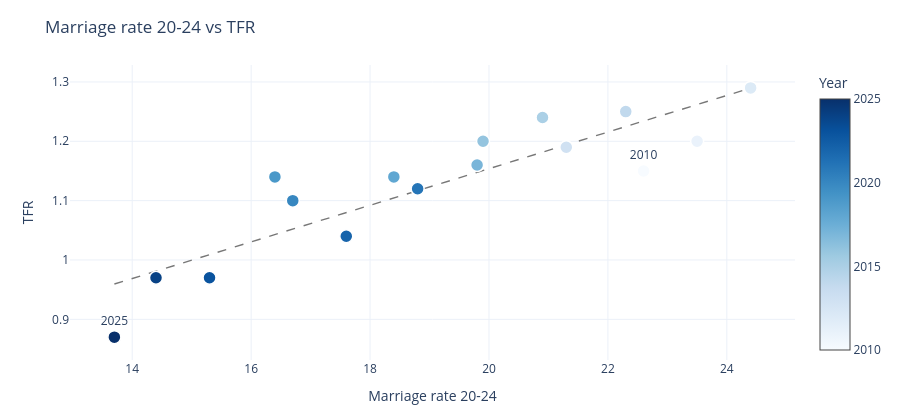
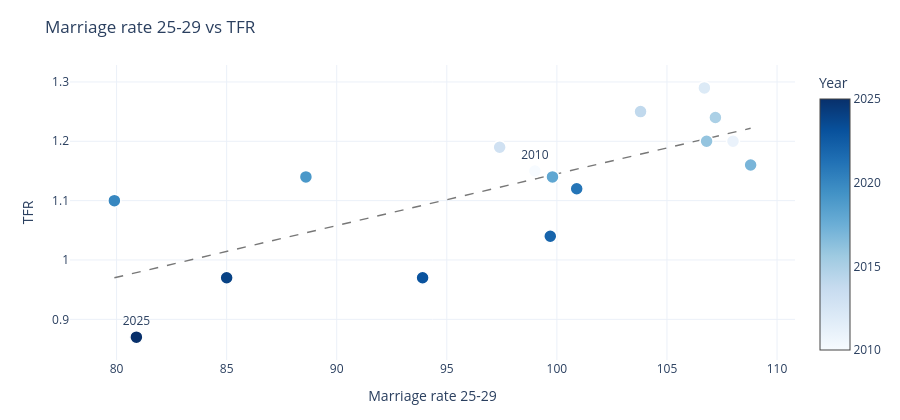
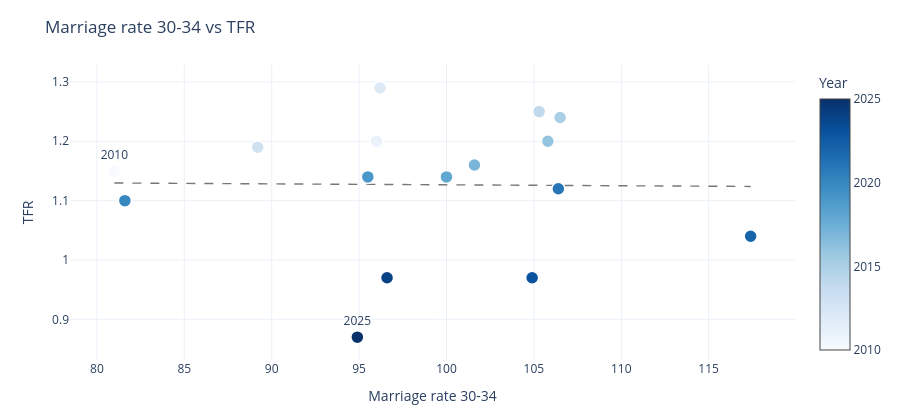
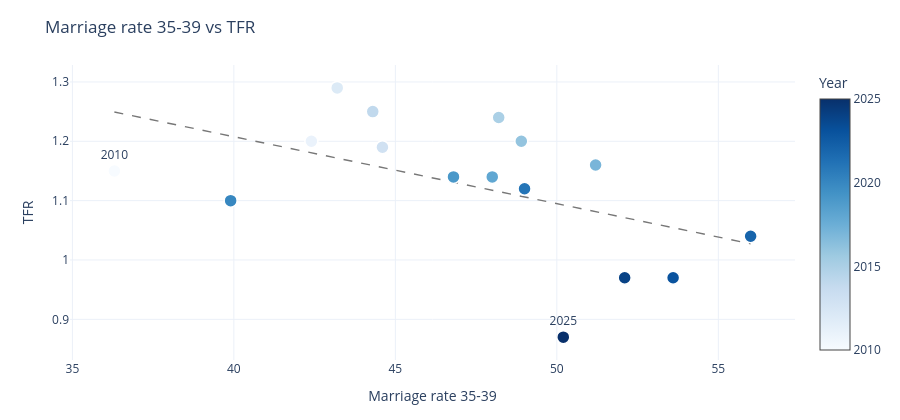

Notebook code cell kept with these figures, in order:
### Markdown cell above
## Figure 5 — Marriage vs TFR

### Code cell
# Figure 5 now shows ALL female age-specific marriage-rate groups vs TFR.

AGE_RATE_SERIES = [
    "F_Marriage_Rate_20_24",
    "F_Marriage_Rate_25_29",
    "F_Marriage_Rate_30_34",
    "F_Marriage_Rate_35_39",
    "F_Marriage_Rate_40_44",
]

age_summary = []

for series in AGE_RATE_SERIES:
    d5 = pair(df, series, LINK_MODE, LAG)

    if len(d5) < 4:
        print(f"{SHORT[series]}: not enough overlapping years.")
        continue

    r5, p5, n5 = corr_test(d5["x"], d5["y"])

    # Regression line
    b, a = np.polyfit(d5["x"], d5["y"], 1)
    xs = np.linspace(d5["x"].min(), d5["x"].max(), 50)

    fig = go.Figure()

    if LINK_MODE != "Levels":
        fig.add_hline(y=0, line=dict(color="#cccccc", width=1))
        fig.add_vline(x=0, line=dict(color="#cccccc", width=1))

    fig.add_trace(
        go.Scatter(
            x=xs,
            y=a + b * xs,
            mode="lines",
            line=dict(color="#777777", dash="dash", width=1.4),
            hoverinfo="skip",
            showlegend=False,
        )
    )

    years = d5.index.values
    ends = {years.min(), years.max()}

    fig.add_trace(
        go.Scatter(
            x=d5["x"],
            y=d5["y"],
            mode="markers+text",
            text=[str(y) if y in ends else "" for y in years],
            textposition="top center",
            customdata=years,
            marker=dict(
                size=13,
                color=years,
                colorscale="Blues",
                line=dict(color="white", width=1.5),
                showscale=True,
                colorbar=dict(title="Year"),
            ),
            hovertemplate=(
                "<b>%{customdata}</b><br>"
                + SHORT[series]
                + ": %{x:,.2f}<br>TFR: %{y:,.3f}<extra></extra>"
            ),
            showlegend=False,
        )
    )

    suffix = "" if LINK_MODE == "Levels" else " (change vs previous year)"

    fig.update_layout(
        title=f"{SHORT[series]} vs TFR",
        template="plotly_white",
        height=420,
        margin=dict(l=70, r=50, t=65, b=60),
    )
    fig.update_xaxes(title_text=SHORT[series] + suffix)
    fig.update_yaxes(
        title_text=("TFR" + (f" {LAG} yr later" if LAG else "")) + suffix
    )

    fig.show()

    significance = (
        "significant" if not np.isnan(p5) and p5 < 0.05
        else "not significant"
    )

    print(
        f"Insight — {SHORT[series]}: r={r5:+.2f}, "
        f"p={p_text(p5)}, n={n5} ({significance})."
    )

    age_summary.append({
        "Age group": SHORT[series].replace("Marriage rate ", ""),
        "r vs TFR": round(r5, 3),
        "p-value": p_text(p5),
        "n": n5,
        "Significant (p<0.05)": "Yes" if significance == "significant" else "No",
    })

# Summary table across all age groups
age_summary_df = pd.DataFrame(age_summary)
display(age_summary_df)

### Figure 1 — Plotly figure (JSON) as saved in the notebook; plotly's stock layout.template omitted (floating-point values rounded to 4 significant figures)
{"data": [{"hoverinfo": "skip", "line": {"color": "#777777", "dash": "dash", "width": 1.4}, "mode": "lines", "showlegend": false, "type": "scatter", "x": [13.7, 13.92, 14.14, 14.36, 14.57, 14.79, 15.01, 15.23, 15.45, 15.67, 15.88, 16.1, 16.32, 16.54, 16.76, 16.98, 17.19, 17.41, 17.63, 17.85, 18.07, 18.29, 18.5, 18.72, 18.94, 19.16, 19.38, 19.6, 19.81, 20.03, 20.25, 20.47, 20.69, 20.91, 21.12, 21.34, 21.56, 21.78, 22.0, 22.22, 22.43, 22.65, 22.87, 23.09, 23.31, 23.53, 23.74, 23.96, 24.18, 24.4], "y": [0.9595, 0.9662, 0.973, 0.9797, 0.9865, 0.9932, 0.9999, 1.007, 1.013, 1.02, 1.027, 1.034, 1.04, 1.047, 1.054, 1.061, 1.067, 1.074, 1.081, 1.088, 1.094, 1.101, 1.108, 1.114, 1.121, 1.128, 1.135, 1.141, 1.148, 1.155, 1.162, 1.168, 1.175, 1.182, 1.189, 1.195, 1.202, 1.209, 1.216, 1.222, 1.229, 1.236, 1.242, 1.249, 1.256, 1.263, 1.269, 1.276, 1.283, 1.29]}, {"customdata": [2010, 2011, 2012, 2013, 2014, 2015, 2016, 2017, 2018, 2019, 2020, 2021, 2022, 2023, 2024, 2025], "hovertemplate": "<b>%{customdata}</b><br>Marriage rate 20-24: %{x:,.2f}<br>TFR: %{y:,.3f}<extra></extra>", "marker": {"color": [2010, 2011, 2012, 2013, 2014, 2015, 2016, 2017, 2018, 2019, 2020, 2021, 2022, 2023, 2024, 2025], "colorbar": {"title": {"text": "Year"}}, "colorscale": [[0, "rgb(247,251,255)"], [0.125, "rgb(222,235,247)"], [0.25, "rgb(198,219,239)"], [0.375, "rgb(158,202,225)"], [0.5, "rgb(107,174,214)"], [0.625, "rgb(66,146,198)"], [0.75, "rgb(33,113,181)"], [0.875, "rgb(8,81,156)"], [1, "rgb(8,48,107)"]], "line": {"color": "white", "width": 1.5}, "showscale": true, "size": 13}, "mode": "markers+text", "showlegend": false, "text": ["2010", "", "", "", "", "", "", "", "", "", "", "", "", "", "", "2025"], "textposition": "top center", "type": "scatter", "x": [22.6, 23.5, 24.4, 21.3, 22.3, 20.9, 19.9, 19.8, 18.4, 16.4, 16.7, 18.8, 17.6, 15.3, 14.4, 13.7], "y": [1.15, 1.2, 1.29, 1.19, 1.25, 1.24, 1.2, 1.16, 1.14, 1.14, 1.1, 1.12, 1.04, 0.97, 0.97, 0.87]}], "layout": {"height": 420, "margin": {"b": 60, "l": 70, "r": 50, "t": 65}, "title": {"text": "Marriage rate 20-24 vs TFR"}, "xaxis": {"title": {"text": "Marriage rate 20-24"}}, "yaxis": {"title": {"text": "TFR"}}}}

### Figure 2 — Plotly figure (JSON) as saved in the notebook; plotly's stock layout.template omitted (floating-point values rounded to 4 significant figures)
{"data": [{"hoverinfo": "skip", "line": {"color": "#777777", "dash": "dash", "width": 1.4}, "mode": "lines", "showlegend": false, "type": "scatter", "x": [79.9, 80.49, 81.08, 81.67, 82.26, 82.85, 83.44, 84.03, 84.62, 85.21, 85.8, 86.39, 86.98, 87.57, 88.16, 88.75, 89.34, 89.93, 90.52, 91.11, 91.7, 92.29, 92.88, 93.47, 94.06, 94.64, 95.23, 95.82, 96.41, 97.0, 97.59, 98.18, 98.77, 99.36, 99.95, 100.5, 101.1, 101.7, 102.3, 102.9, 103.5, 104.1, 104.7, 105.3, 105.9, 106.4, 107.0, 107.6, 108.2, 108.8], "y": [0.97, 0.9751, 0.9803, 0.9854, 0.9905, 0.9957, 1.001, 1.006, 1.011, 1.016, 1.021, 1.027, 1.032, 1.037, 1.042, 1.047, 1.052, 1.057, 1.063, 1.068, 1.073, 1.078, 1.083, 1.088, 1.093, 1.099, 1.104, 1.109, 1.114, 1.119, 1.124, 1.129, 1.134, 1.14, 1.145, 1.15, 1.155, 1.16, 1.165, 1.17, 1.176, 1.181, 1.186, 1.191, 1.196, 1.201, 1.206, 1.212, 1.217, 1.222]}, {"customdata": [2010, 2011, 2012, 2013, 2014, 2015, 2016, 2017, 2018, 2019, 2020, 2021, 2022, 2023, 2024, 2025], "hovertemplate": "<b>%{customdata}</b><br>Marriage rate 25-29: %{x:,.2f}<br>TFR: %{y:,.3f}<extra></extra>", "marker": {"color": [2010, 2011, 2012, 2013, 2014, 2015, 2016, 2017, 2018, 2019, 2020, 2021, 2022, 2023, 2024, 2025], "colorbar": {"title": {"text": "Year"}}, "colorscale": [[0, "rgb(247,251,255)"], [0.125, "rgb(222,235,247)"], [0.25, "rgb(198,219,239)"], [0.375, "rgb(158,202,225)"], [0.5, "rgb(107,174,214)"], [0.625, "rgb(66,146,198)"], [0.75, "rgb(33,113,181)"], [0.875, "rgb(8,81,156)"], [1, "rgb(8,48,107)"]], "line": {"color": "white", "width": 1.5}, "showscale": true, "size": 13}, "mode": "markers+text", "showlegend": false, "text": ["2010", "", "", "", "", "", "", "", "", "", "", "", "", "", "", "2025"], "textposition": "top center", "type": "scatter", "x": [99.0, 108.0, 106.7, 97.4, 103.8, 107.2, 106.8, 108.8, 99.8, 88.6, 79.9, 100.9, 99.7, 93.9, 85.0, 80.9], "y": [1.15, 1.2, 1.29, 1.19, 1.25, 1.24, 1.2, 1.16, 1.14, 1.14, 1.1, 1.12, 1.04, 0.97, 0.97, 0.87]}], "layout": {"height": 420, "margin": {"b": 60, "l": 70, "r": 50, "t": 65}, "title": {"text": "Marriage rate 25-29 vs TFR"}, "xaxis": {"title": {"text": "Marriage rate 25-29"}}, "yaxis": {"title": {"text": "TFR"}}}}

### Figure 3 — Plotly figure (JSON) as saved in the notebook; plotly's stock layout.template omitted (floating-point values rounded to 4 significant figures)
{"data": [{"hoverinfo": "skip", "line": {"color": "#777777", "dash": "dash", "width": 1.4}, "mode": "lines", "showlegend": false, "type": "scatter", "x": [81.0, 81.74, 82.49, 83.23, 83.97, 84.71, 85.46, 86.2, 86.94, 87.69, 88.43, 89.17, 89.91, 90.66, 91.4, 92.14, 92.89, 93.63, 94.37, 95.11, 95.86, 96.6, 97.34, 98.09, 98.83, 99.57, 100.3, 101.1, 101.8, 102.5, 103.3, 104.0, 104.8, 105.5, 106.3, 107.0, 107.7, 108.5, 109.2, 110.0, 110.7, 111.5, 112.2, 112.9, 113.7, 114.4, 115.2, 115.9, 116.7, 117.4], "y": [1.13, 1.13, 1.129, 1.129, 1.129, 1.129, 1.129, 1.129, 1.129, 1.129, 1.128, 1.128, 1.128, 1.128, 1.128, 1.128, 1.128, 1.128, 1.128, 1.127, 1.127, 1.127, 1.127, 1.127, 1.127, 1.127, 1.127, 1.126, 1.126, 1.126, 1.126, 1.126, 1.126, 1.126, 1.126, 1.126, 1.125, 1.125, 1.125, 1.125, 1.125, 1.125, 1.125, 1.125, 1.124, 1.124, 1.124, 1.124, 1.124, 1.124]}, {"customdata": [2010, 2011, 2012, 2013, 2014, 2015, 2016, 2017, 2018, 2019, 2020, 2021, 2022, 2023, 2024, 2025], "hovertemplate": "<b>%{customdata}</b><br>Marriage rate 30-34: %{x:,.2f}<br>TFR: %{y:,.3f}<extra></extra>", "marker": {"color": [2010, 2011, 2012, 2013, 2014, 2015, 2016, 2017, 2018, 2019, 2020, 2021, 2022, 2023, 2024, 2025], "colorbar": {"title": {"text": "Year"}}, "colorscale": [[0, "rgb(247,251,255)"], [0.125, "rgb(222,235,247)"], [0.25, "rgb(198,219,239)"], [0.375, "rgb(158,202,225)"], [0.5, "rgb(107,174,214)"], [0.625, "rgb(66,146,198)"], [0.75, "rgb(33,113,181)"], [0.875, "rgb(8,81,156)"], [1, "rgb(8,48,107)"]], "line": {"color": "white", "width": 1.5}, "showscale": true, "size": 13}, "mode": "markers+text", "showlegend": false, "text": ["2010", "", "", "", "", "", "", "", "", "", "", "", "", "", "", "2025"], "textposition": "top center", "type": "scatter", "x": [81.0, 96.0, 96.2, 89.2, 105.3, 106.5, 105.8, 101.6, 100.0, 95.5, 81.6, 106.4, 117.4, 104.9, 96.6, 94.9], "y": [1.15, 1.2, 1.29, 1.19, 1.25, 1.24, 1.2, 1.16, 1.14, 1.14, 1.1, 1.12, 1.04, 0.97, 0.97, 0.87]}], "layout": {"height": 420, "margin": {"b": 60, "l": 70, "r": 50, "t": 65}, "title": {"text": "Marriage rate 30-34 vs TFR"}, "xaxis": {"title": {"text": "Marriage rate 30-34"}}, "yaxis": {"title": {"text": "TFR"}}}}

### Figure 4 — Plotly figure (JSON) as saved in the notebook; plotly's stock layout.template omitted (floating-point values rounded to 4 significant figures)
{"data": [{"hoverinfo": "skip", "line": {"color": "#777777", "dash": "dash", "width": 1.4}, "mode": "lines", "showlegend": false, "type": "scatter", "x": [36.3, 36.7, 37.1, 37.51, 37.91, 38.31, 38.71, 39.11, 39.52, 39.92, 40.32, 40.72, 41.12, 41.53, 41.93, 42.33, 42.73, 43.13, 43.54, 43.94, 44.34, 44.74, 45.14, 45.55, 45.95, 46.35, 46.75, 47.16, 47.56, 47.96, 48.36, 48.76, 49.17, 49.57, 49.97, 50.37, 50.77, 51.18, 51.58, 51.98, 52.38, 52.78, 53.19, 53.59, 53.99, 54.39, 54.79, 55.2, 55.6, 56.0], "y": [1.249, 1.245, 1.24, 1.236, 1.231, 1.227, 1.222, 1.218, 1.213, 1.209, 1.204, 1.2, 1.195, 1.19, 1.186, 1.181, 1.177, 1.172, 1.168, 1.163, 1.159, 1.154, 1.15, 1.145, 1.141, 1.136, 1.132, 1.127, 1.122, 1.118, 1.113, 1.109, 1.104, 1.1, 1.095, 1.091, 1.086, 1.082, 1.077, 1.073, 1.068, 1.064, 1.059, 1.055, 1.05, 1.045, 1.041, 1.036, 1.032, 1.027]}, {"customdata": [2010, 2011, 2012, 2013, 2014, 2015, 2016, 2017, 2018, 2019, 2020, 2021, 2022, 2023, 2024, 2025], "hovertemplate": "<b>%{customdata}</b><br>Marriage rate 35-39: %{x:,.2f}<br>TFR: %{y:,.3f}<extra></extra>", "marker": {"color": [2010, 2011, 2012, 2013, 2014, 2015, 2016, 2017, 2018, 2019, 2020, 2021, 2022, 2023, 2024, 2025], "colorbar": {"title": {"text": "Year"}}, "colorscale": [[0, "rgb(247,251,255)"], [0.125, "rgb(222,235,247)"], [0.25, "rgb(198,219,239)"], [0.375, "rgb(158,202,225)"], [0.5, "rgb(107,174,214)"], [0.625, "rgb(66,146,198)"], [0.75, "rgb(33,113,181)"], [0.875, "rgb(8,81,156)"], [1, "rgb(8,48,107)"]], "line": {"color": "white", "width": 1.5}, "showscale": true, "size": 13}, "mode": "markers+text", "showlegend": false, "text": ["2010", "", "", "", "", "", "", "", "", "", "", "", "", "", "", "2025"], "textposition": "top center", "type": "scatter", "x": [36.3, 42.4, 43.2, 44.6, 44.3, 48.2, 48.9, 51.2, 48.0, 46.8, 39.9, 49.0, 56.0, 53.6, 52.1, 50.2], "y": [1.15, 1.2, 1.29, 1.19, 1.25, 1.24, 1.2, 1.16, 1.14, 1.14, 1.1, 1.12, 1.04, 0.97, 0.97, 0.87]}], "layout": {"height": 420, "margin": {"b": 60, "l": 70, "r": 50, "t": 65}, "title": {"text": "Marriage rate 35-39 vs TFR"}, "xaxis": {"title": {"text": "Marriage rate 35-39"}}, "yaxis": {"title": {"text": "TFR"}}}}
